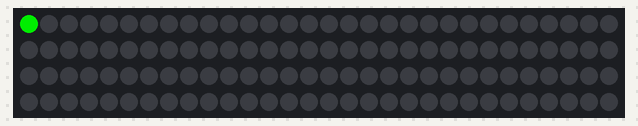
Bench run of a sketch on a simulated Arduino Uno, built with avr-gcc and run on an emulated ATmega328P. Parts: 120 RGB LEDs in strip order, left to right, continuing on the next row.

Above: at 0.01 s.
At 1.69 s:
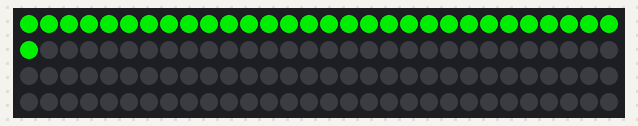
At 3.37 s:
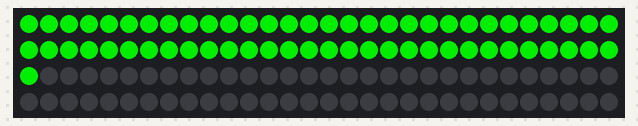
At 5.0 s:
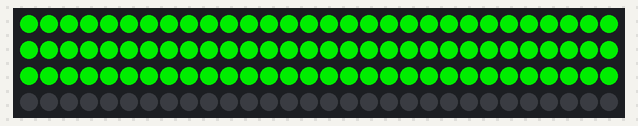
At 6.7 s:
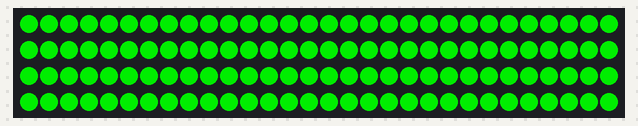

The sketch:

08_spada_intro.ino
```cpp
#include <Adafruit_NeoPixel.h>

Adafruit_NeoPixel pixels(120, 6, NEO_GRBW + NEO_KHZ800);


void setup() {

  pixels.begin();

  for(int i=0; i<120; i++) {

    pixels.setPixelColor( i , pixels.Color(0, 200, 0, 0) );

    pixels.show();

    delay(50);

  }


}

void loop() {

}
```
